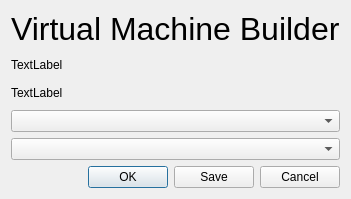
<?xml version="1.0" encoding="UTF-8"?>
<ui version="4.0">
 <class>Dialog</class>
 <widget class="QDialog" name="Dialog">
  <property name="windowModality">
   <enum>Qt::WindowModal</enum>
  </property>
  <property name="geometry">
   <rect>
    <x>0</x>
    <y>0</y>
    <width>329</width>
    <height>199</height>
   </rect>
  </property>
  <property name="windowTitle">
   <string>Virtual Machine Builder</string>
  </property>
  <property name="modal">
   <bool>true</bool>
  </property>
  <layout class="QGridLayout" name="gridLayout">
   <item row="4" column="0">
    <widget class="QComboBox" name="osVersions"/>
   </item>
   <item row="5" column="0">
    <widget class="QDialogButtonBox" name="buttonBox">
     <property name="orientation">
      <enum>Qt::Horizontal</enum>
     </property>
     <property name="standardButtons">
      <set>QDialogButtonBox::Cancel|QDialogButtonBox::Ok|QDialogButtonBox::Save</set>
     </property>
    </widget>
   </item>
   <item row="0" column="0">
    <widget class="QLabel" name="label">
     <property name="font">
      <font>
       <pointsize>24</pointsize>
      </font>
     </property>
     <property name="text">
      <string>Virtual Machine Builder</string>
     </property>
    </widget>
   </item>
   <item row="3" column="0">
    <widget class="QComboBox" name="osFamily"/>
   </item>
   <item row="1" column="0">
    <widget class="QLabel" name="packerLabel">
     <property name="text">
      <string>TextLabel</string>
     </property>
    </widget>
   </item>
   <item row="2" column="0">
    <widget class="QLabel" name="boxcutterLabel">
     <property name="text">
      <string>TextLabel</string>
     </property>
    </widget>
   </item>
  </layout>
 </widget>
 <resources/>
 <connections>
  <connection>
   <sender>buttonBox</sender>
   <signal>accepted()</signal>
   <receiver>Dialog</receiver>
   <slot>accept()</slot>
   <hints>
    <hint type="sourcelabel">
     <x>248</x>
     <y>254</y>
    </hint>
    <hint type="destinationlabel">
     <x>157</x>
     <y>274</y>
    </hint>
   </hints>
  </connection>
  <connection>
   <sender>buttonBox</sender>
   <signal>rejected()</signal>
   <receiver>Dialog</receiver>
   <slot>reject()</slot>
   <hints>
    <hint type="sourcelabel">
     <x>316</x>
     <y>260</y>
    </hint>
    <hint type="destinationlabel">
     <x>286</x>
     <y>274</y>
    </hint>
   </hints>
  </connection>
 </connections>
</ui>
